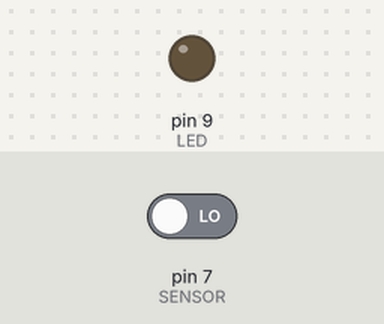
The sketch below on a simulated Arduino Uno, built with avr-gcc and run on an emulated ATmega328P. Shown: output pins drawn as LEDs (lit = HIGH). Inputs (shaded band) come from the test bench; at power-on: pin 7 (SENSOR) LOW. What the sketch prints to the serial monitor is not drawn.

Above: at 1.2 s.
1.3 s: pin 7 (SENSOR) driven HIGH
At 1.9 s:
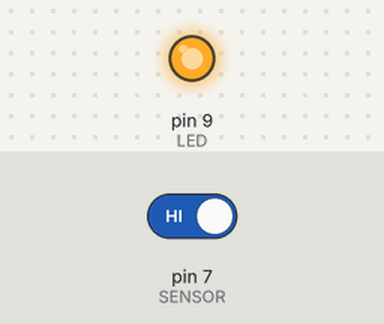
2.8 s: pin 7 (SENSOR) driven LOW
At 3.1 s:
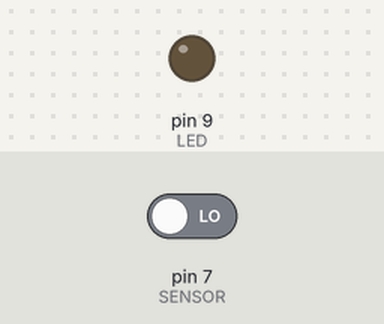
Timing chart, 0 to 5.8 s (numbered marks = the images above; inputs shaded):
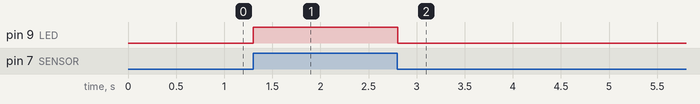

Measured:
- after the input at 1.3 s, pin 9 (LED): LOW → HIGH at once
- after the input at 2.8 s, pin 9 (LED): HIGH → LOW at once

The sketch:

Movement-Detection.ino
```cpp
#define SENSOR 7
#define LED 9

int val;

void setup() {
  pinMode(LED, OUTPUT);
  pinMode(SENSOR, INPUT);

  Serial.begin(9600);
}

void loop() {
  val = digitalRead(SENSOR);

  if (val == HIGH){
    digitalWrite(LED, 1);

  }
  else {
    digitalWrite(LED, 0);
  }

  Serial.println(val);

}
```
